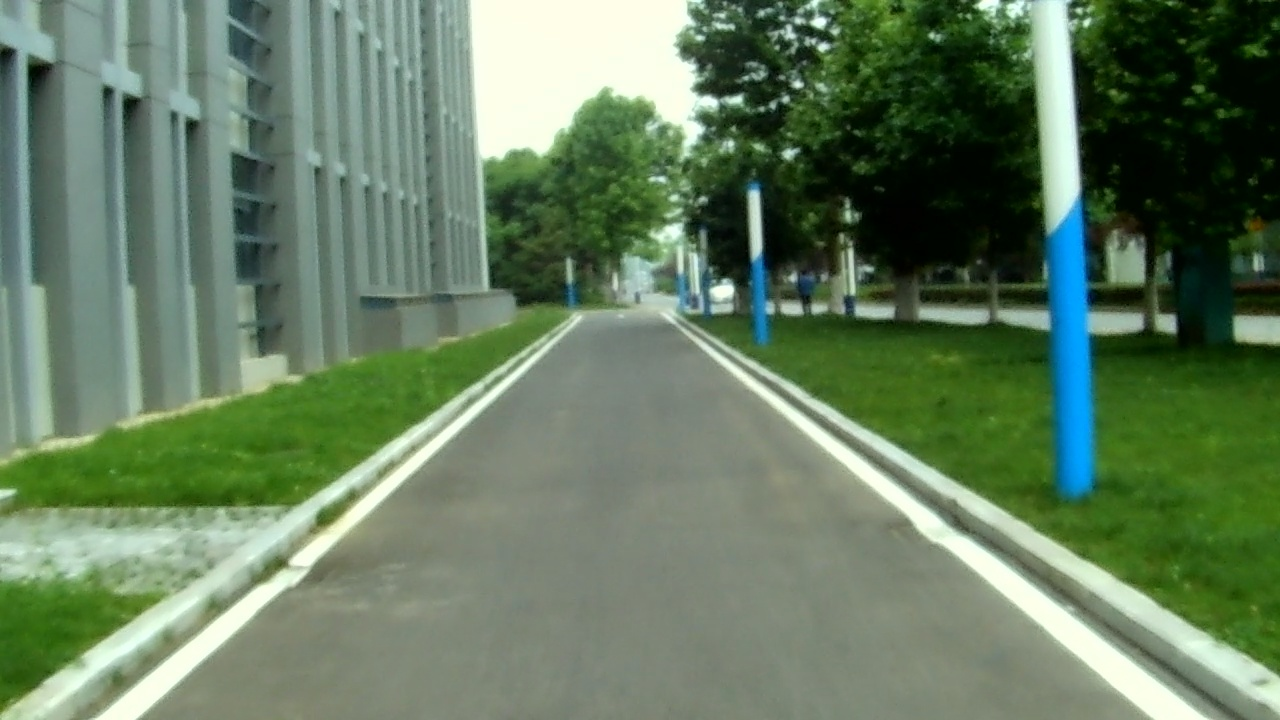
#> input picture RoadLane_Detect(code_by_kevin)/testfile/white01.jpg, 1280 x 720 px
$ python perspective.py
#> lines starting #> are read from the running program, lines starting #| are printed output that depends on the picture
#!/usr/bin/env/ python
# -*- coding: utf-8 -*-
"""
Created on 2018 05 23

@author: kevin
"""

import os
import cv2
import matplotlib.pyplot as plt
import numpy as np
from moviepy.editor import VideoFileClip


def get_M_Minv():
    src = np.float32([[(125, 707), (545, 345), (705, 343), (1177, 707)]])
    dst = np.float32([[(125, 707), (125, 100), (1177, 100), (1177, 707)]])
    M = cv2.getPerspectiveTransform(src, dst)
    Minv = cv2.getPerspectiveTransform(dst,src)
    return M,Minv


def main():


	img=cv2.imread('white01.jpg')
#> img is the input picture: shape (720, 1280, 3); mean B, G, R 96.6, 124.2, 101.1

	M,Minv = get_M_Minv()

	thresholded_wraped = cv2.warpPerspective(img, M, img.shape[1::-1], flags=cv2.INTER_LINEAR)
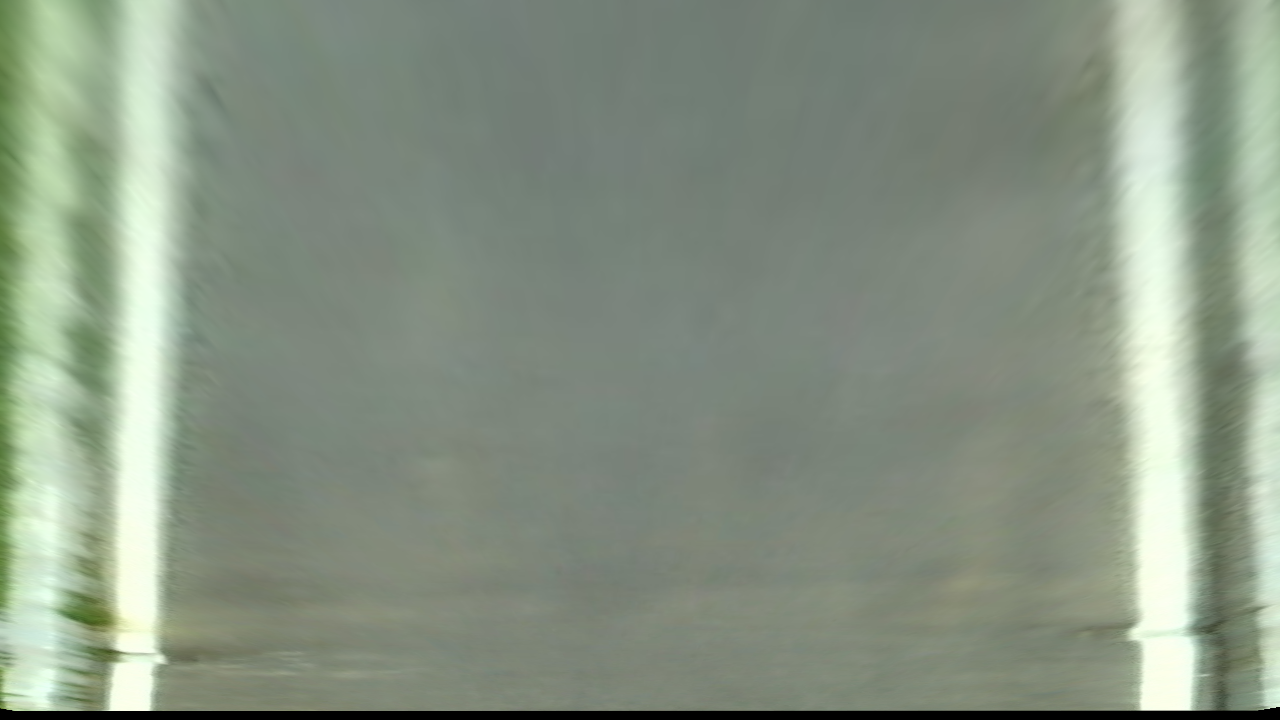
#> thresholded_wraped: shape (720, 1280, 3); mean B, G, R 131.6, 147.9, 135.8


	cv2.imshow('Threashold',thresholded_wraped)
	#print(threshholded)
	cv2.waitKey(0)
	cv2.destroyAllWindows()


if __name__ == '__main__':
    main()

$ run again, with RoadLane_Detect(code_by_kevin)/testfile/002.jpg copied over RoadLane_Detect(code_by_kevin)/testfile/white01.jpg
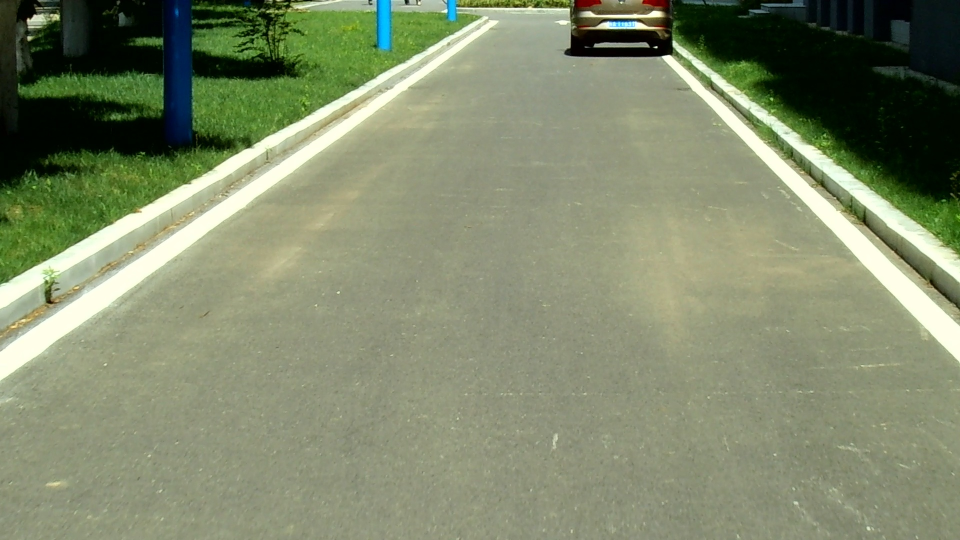
#> input picture RoadLane_Detect(code_by_kevin)/testfile/002.jpg, 1920 x 1080 px (shown at 1/2 size)
#> in main, img is the input picture: shape (1080, 1920, 3); mean B, G, R 108, 137.8, 128.7
#> in main, `thresholded_wraped = cv2.warpPerspective(img, M, img.shape[1::-1], fla..`:
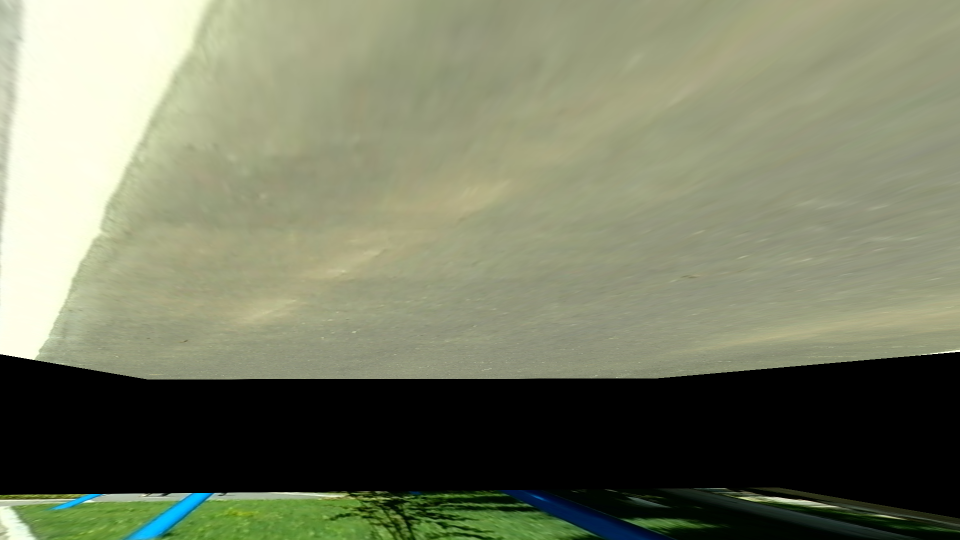
#> thresholded_wraped: shape (1080, 1920, 3) (shown at 1/2 size); mean B, G, R 101.3, 125.8, 121

$ run again, with RoadLane_Detect(code_by_kevin)/testfile/004.jpg copied over RoadLane_Detect(code_by_kevin)/testfile/white01.jpg
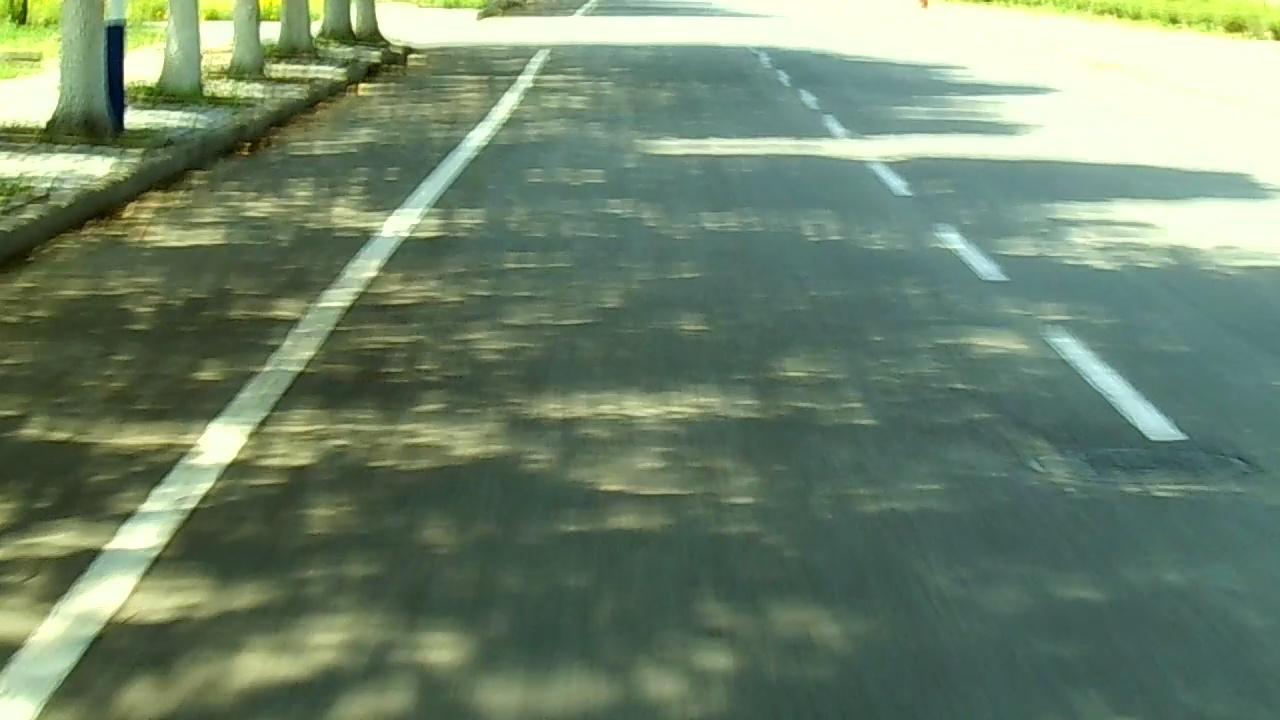
#> input picture RoadLane_Detect(code_by_kevin)/testfile/004.jpg, 1280 x 720 px
#> in main, img is the input picture: shape (720, 1280, 3); mean B, G, R 108.2, 131.9, 111.1
#> in main, `thresholded_wraped = cv2.warpPerspective(img, M, img.shape[1::-1], fla..`:
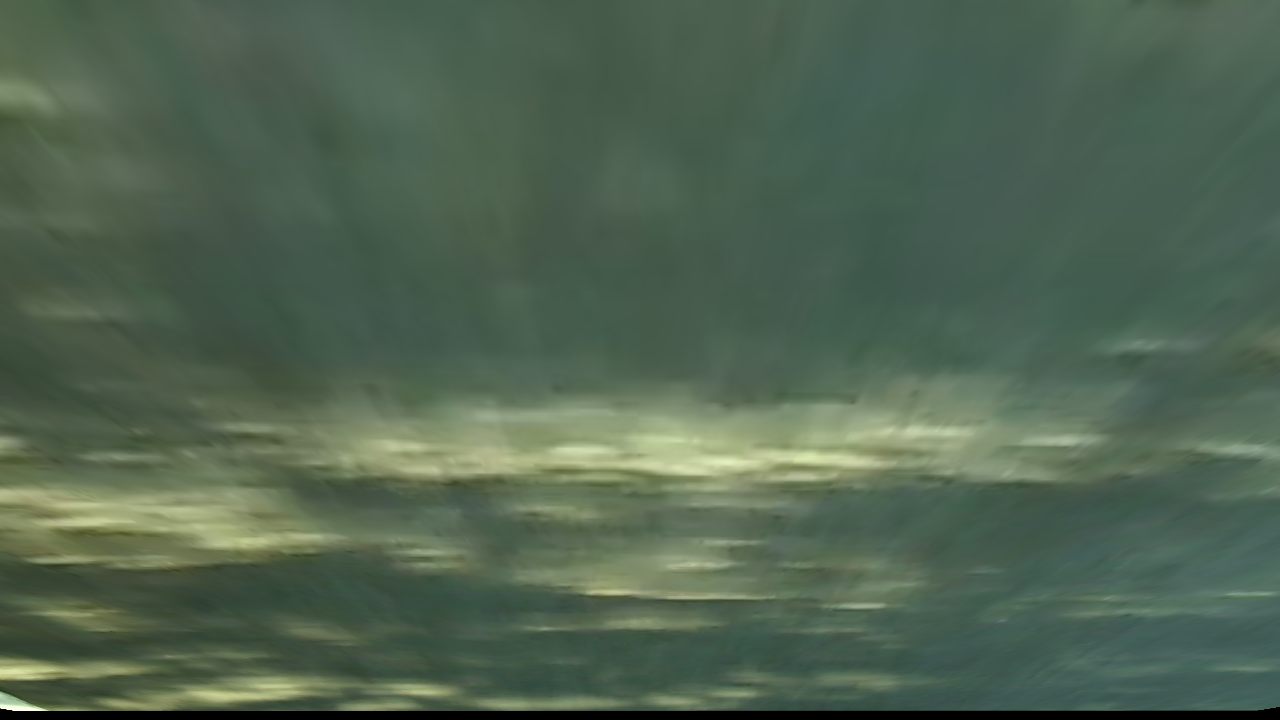
#> thresholded_wraped: shape (720, 1280, 3); mean B, G, R 81.3, 100.3, 80.5

$ run again, with RoadLane_Detect(code_by_kevin)/testfile/yellow02.jpg copied over RoadLane_Detect(code_by_kevin)/testfile/white01.jpg
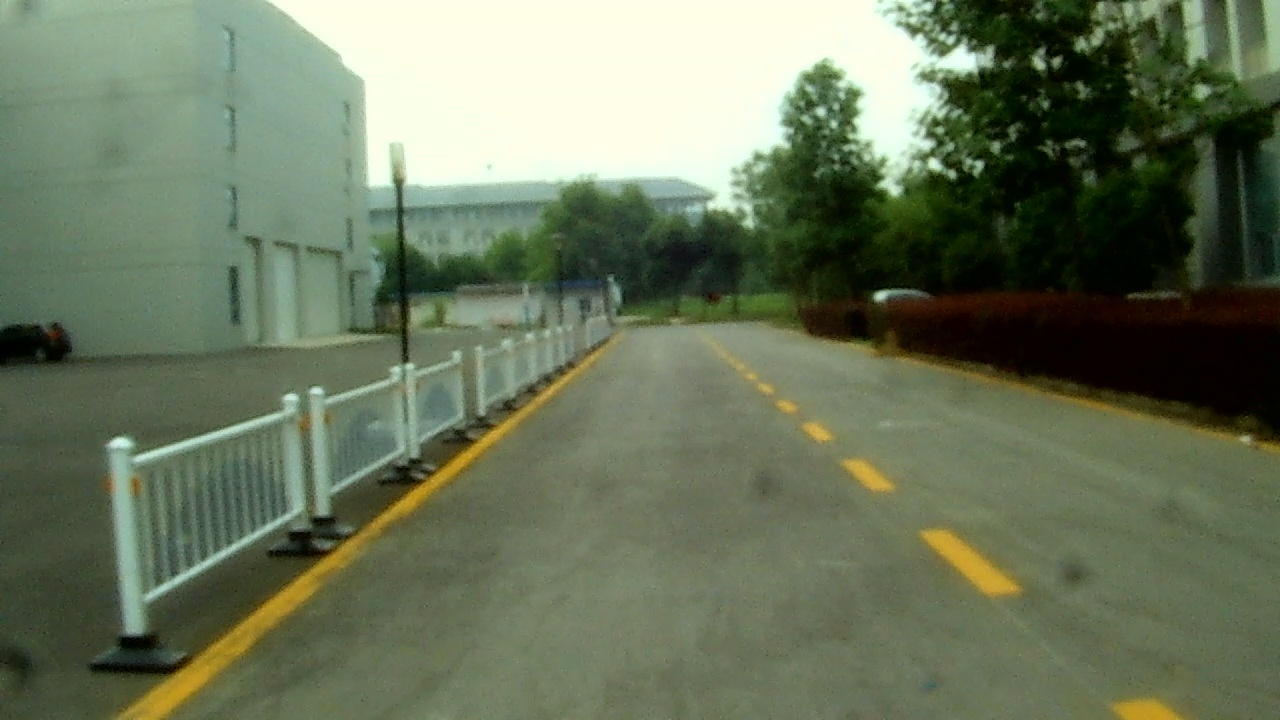
#> input picture RoadLane_Detect(code_by_kevin)/testfile/yellow02.jpg, 1280 x 720 px
#> in main, img is the input picture: shape (720, 1280, 3); mean B, G, R 91.8, 117.3, 105.9
#> in main, `thresholded_wraped = cv2.warpPerspective(img, M, img.shape[1::-1], fla..`:
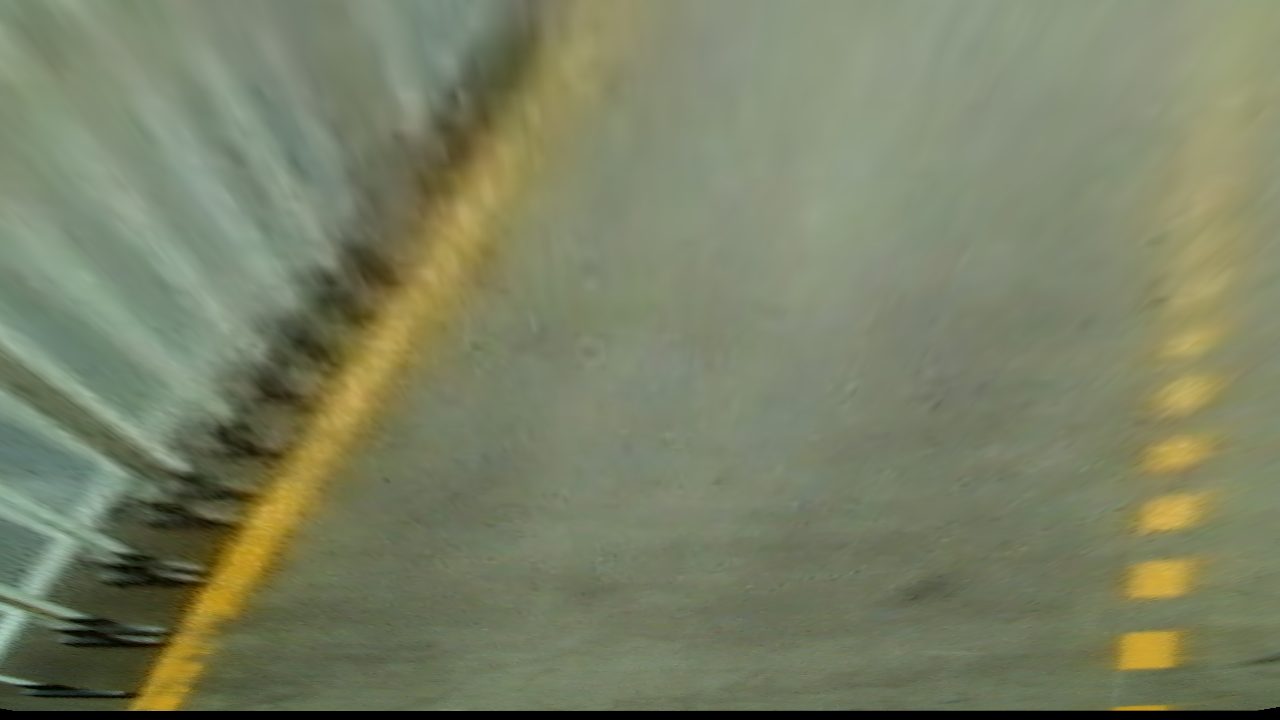
#> thresholded_wraped: shape (720, 1280, 3); mean B, G, R 100.5, 128.1, 121.7
